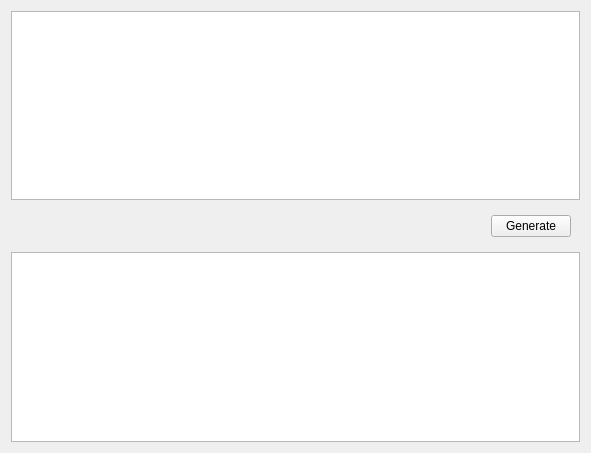
<?xml version="1.0" encoding="UTF-8"?>
<ui version="4.0">
 <class>TextGenerator</class>
 <widget class="QWidget" name="TextGenerator">
  <property name="geometry">
   <rect>
    <x>0</x>
    <y>0</y>
    <width>591</width>
    <height>453</height>
   </rect>
  </property>
  <property name="windowTitle">
   <string>Form</string>
  </property>
  <layout class="QVBoxLayout" name="verticalLayout">
   <item>
    <widget class="QPlainTextEdit" name="input">
     <property name="plainText">
      <string/>
     </property>
    </widget>
   </item>
   <item>
    <widget class="QWidget" name="buttonArea" native="true">
     <layout class="QHBoxLayout" name="horizontalLayout" stretch="1,0">
      <item>
       <widget class="QLabel" name="problems">
        <property name="text">
         <string/>
        </property>
       </widget>
      </item>
      <item>
       <widget class="QPushButton" name="generate">
        <property name="text">
         <string>Generate</string>
        </property>
       </widget>
      </item>
     </layout>
    </widget>
   </item>
   <item>
    <widget class="QTextEdit" name="output">
     <property name="readOnly">
      <bool>true</bool>
     </property>
    </widget>
   </item>
  </layout>
 </widget>
 <resources/>
 <connections/>
</ui>
